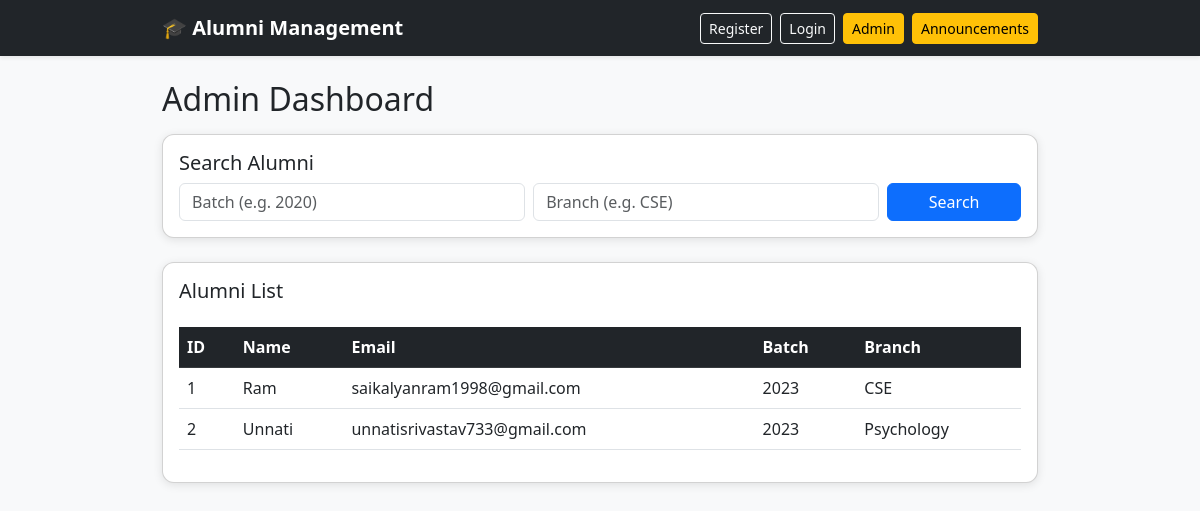
The app's page /admin-dashboard (signed in) with its own data.
### tables this page shows
CREATE TABLE alumni (
                        id INTEGER PRIMARY KEY AUTOINCREMENT,
                        name TEXT,
                        email TEXT UNIQUE,
                        password TEXT,
                        batch TEXT,
                        branch TEXT
                    , work_experience TEXT, achievements TEXT);

### app.py (the view, shortened to what this page needs)
@app.route("/admin-dashboard", methods=["GET", "POST"])
def admin_dashboard():
    if "admin" not in session:
        return redirect(url_for("admin_login"))
    conn = sqlite3.connect("database.db")
    cursor = conn.cursor()
    query = "SELECT * FROM alumni"
    filters = []
    params = []
    cursor.execute(query, params)
    alumni_list = cursor.fetchall()
    conn.close()
    return render_template("admin_dashboard.html", alumni_list=alumni_list)

### templates/admin_dashboard.html
{% extends "base.html" %}
{% block content %}
<h2 class="mb-3">Admin Dashboard</h2>
<div class="card p-3 mb-4">
    <h5>Search Alumni</h5>
    <form method="POST" class="row g-2">
        <div class="col-md-5">
            <input type="text" name="batch" placeholder="Batch (e.g. 2020)" class="form-control">
        </div>
        <div class="col-md-5">
            <input type="text" name="branch" placeholder="Branch (e.g. CSE)" class="form-control">
        </div>
        <div class="col-md-2">
            <button type="submit" class="btn btn-primary w-100">Search</button>
        </div>
    </form>
</div>
<div class="card p-3">
    <h5>Alumni List</h5>
    <table class="table table-hover mt-3">
        <thead class="table-dark">
            <tr>
                <th>ID</th>
                <th>Name</th>
                <th>Email</th>
                <th>Batch</th>
                <th>Branch</th>
            </tr>
        </thead>
        <tbody>
            {% for alumni in alumni_list %}
            <tr>
                <td>{{ alumni[0] }}</td>
                <td>{{ alumni[1] }}</td>
                <td>{{ alumni[2] }}</td>
                <td>{{ alumni[4] }}</td>
                <td>{{ alumni[5] }}</td>
            </tr>
            {% endfor %}
        </tbody>
    </table>
</div>
{% endblock %}

### templates/base.html (shortened to what this page needs)
<!DOCTYPE html>
<html>
<head>
    <link href="https://cdn.jsdelivr.net/npm/bootstrap@5.3.0/dist/css/bootstrap.min.css" rel="stylesheet">
</head>
<body>
    <nav class="navbar navbar-expand-lg navbar-dark bg-dark shadow-sm">
        <div class="container">
            <a class="navbar-brand" href="/">🎓 Alumni Management</a>
            <div class="d-flex">
                <a href="/register" class="btn btn-outline-light btn-sm me-2">Register</a>
                <a href="/login" class="btn btn-outline-light btn-sm me-2">Login</a>
                <a href="/admin-login" class="btn btn-warning btn-sm">Admin</a>
                <a href="/admin-announcements" class="btn btn-warning btn-sm ms-2">Announcements</a>
            </div>
        </div>
    </nav>
    <div class="container my-4">
        {% block content %}{% endblock %}
    </div>
</body>
</html>

### templates/base.html (style rules this page uses)
body { background: #f8f9fa; }
.navbar-brand { font-weight: bold; }
.container { max-width: 900px; }
.card { border-radius: 12px; box-shadow: 0px 2px 10px rgba(0,0,0,0.1); }

### records on screen
alumni: id "1", name "Ram", email "saikalyanram1998@gmail.com", batch "2023", branch "CSE"
alumni: id "2", name "Unnati", email "unnatisrivastav733@gmail.com", batch "2023", branch "Psychology"
